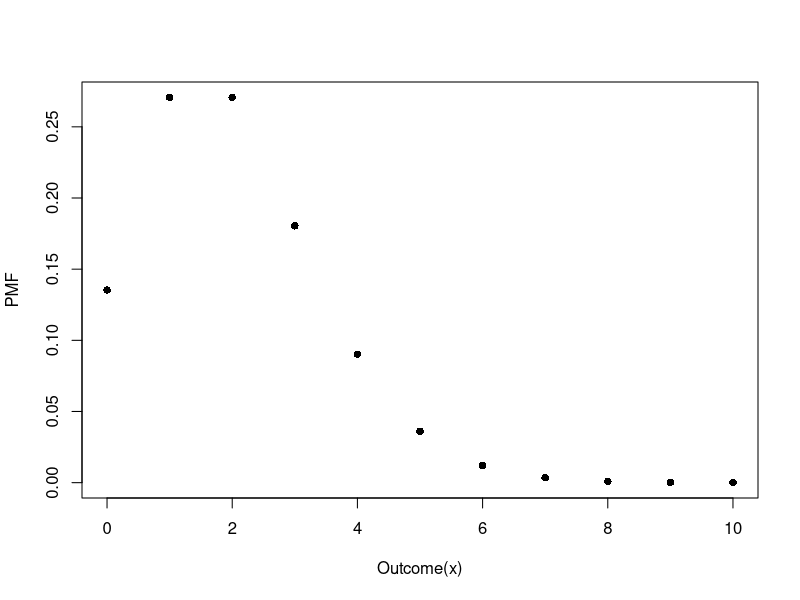
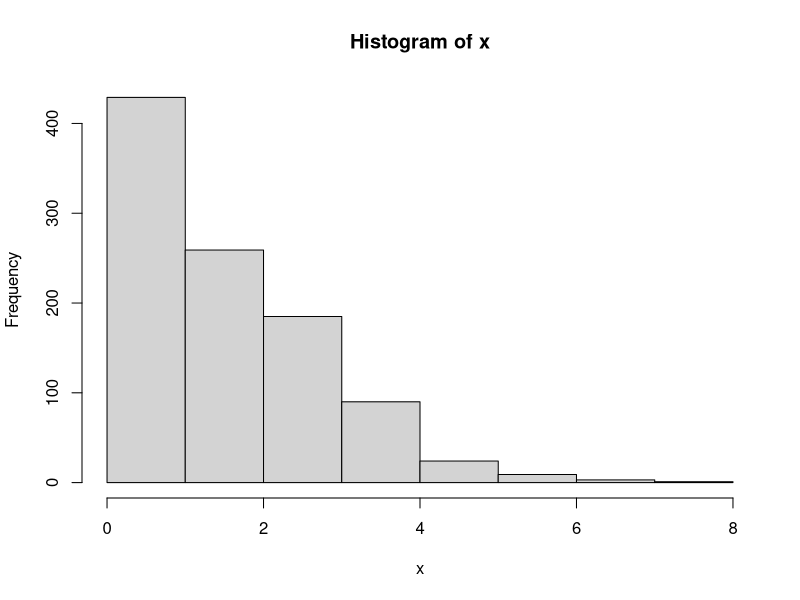
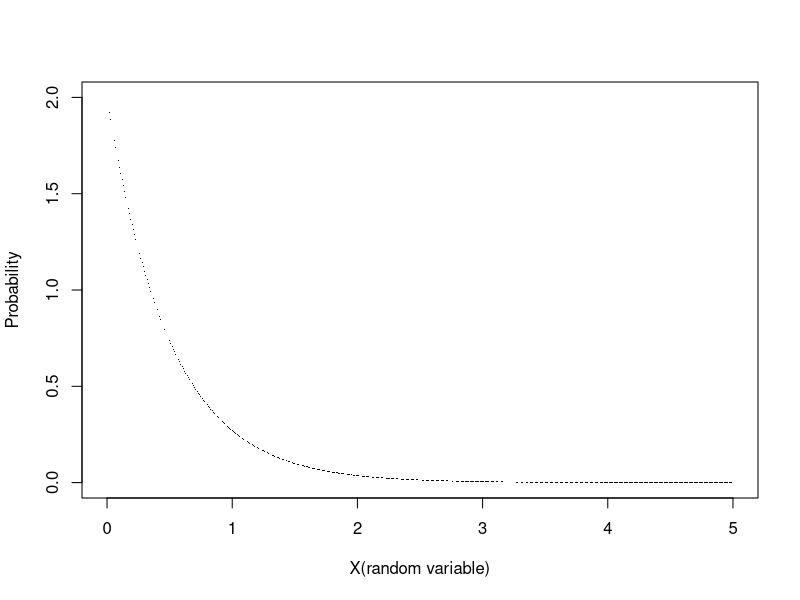
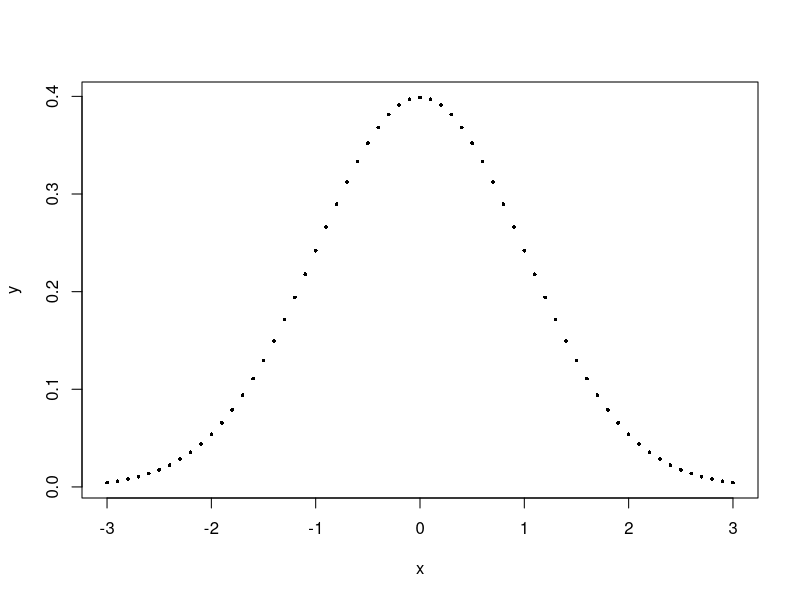
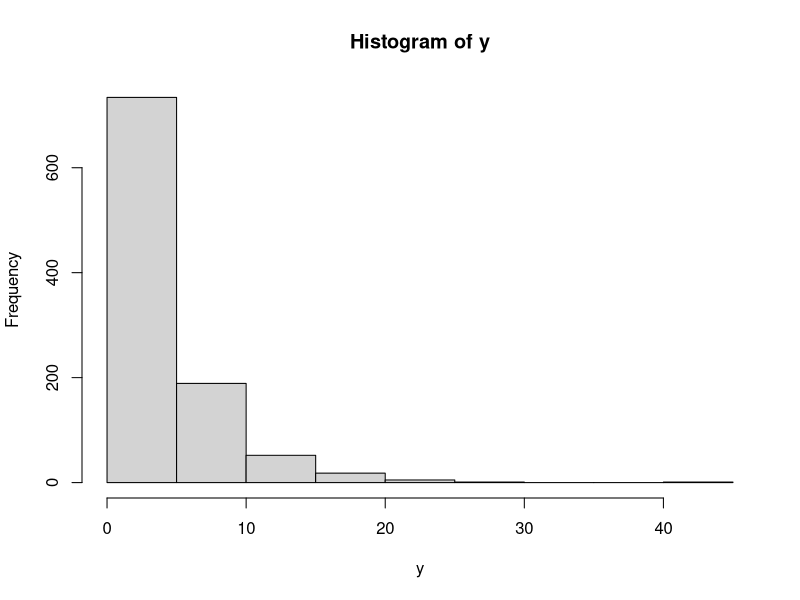
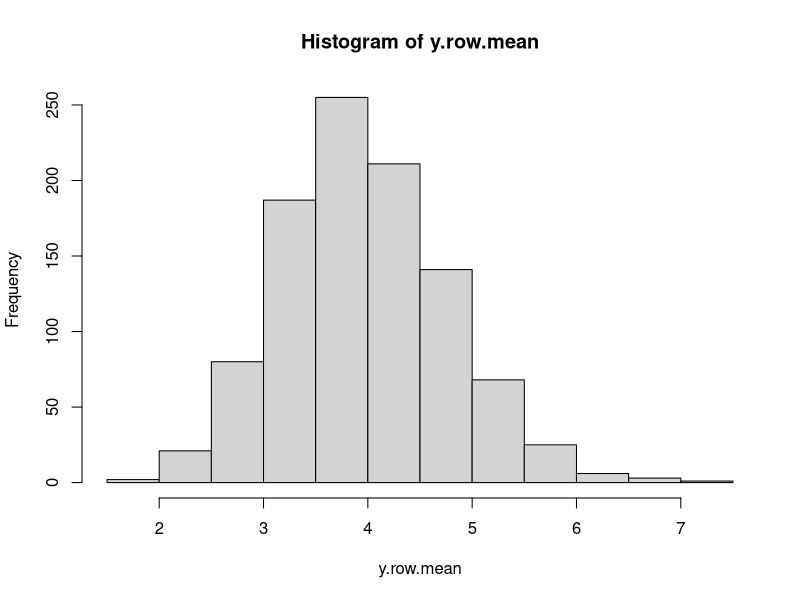

Write R code to recreate these figures, in order.


rm(list = ls())
graphics.off()


# Q3-2: X ~ Poisson(numda = 2) visualize the PMF
x <- 0:10
y <- dpois(x, lambda = 2)
plot(x, y, pch = 16, ylab = 'PMF', xlab = 'Outcome(x)')


# Q3-3: calculate the Poisson P(x=4) and P(x <= 3)
# 1. Pr(x = 4)
exp(-2)*2^4 / factorial(x = 4)
dpois(x = 4,lambda = 2)
# 2. Pr(x<=3)
sum(dpois(0:3, lambda = 2))
ppois(3, lambda = 2)
exp(-2)*(2^3/factorial(3)+2^2/factorial(2)+2^1/factorial(1))

# Q3-4: simulate Poisson with lambda = 2
x <- rpois(1000,lambda = 2)
x
hist(x)

set.seed(123)
x <- rpois(10, lambda = 2)
y <- rpois(10, lambda = 2)
x == y # not equal
# reset seeds
set.seed(123)
z = rpois(10, lambda = 2)
x == z # should be all equaled

# Q4-4: X~Exponential(lambda = 2). Plot the PDF of X for Rx=[0,5] with interval 0.01
inter <- seq(0,5,0.01)
Pr_X <- dexp(x = inter, rate = 2)
plot(inter, Pr_X, pch = 16, cex = 0.1, xlab = 'X(random variable)', ylab = 'Probability')

# Q4-5: calculate the probability of an interval using PDF
integrate(dexp, lower = 0, upper = 1, rate = 2)

# Q5-1: Plot standard normal distribution from -3 to 3
x <- seq(-3,3,0.1)
y <- dnorm(mean = 0, sd = 1, x = x)
plot(x, y, pch = 16, cex = 0.5)

integrate(dnorm, lower = 2, upper = 3)
pnorm(3)-pnorm(2)
integrate(dnorm, lower = -1.96, upper = 1.96)
pnorm(1.96)-pnorm(-1.96)

# Q6: CLT:Central limit theorem
y <- rnbinom(1000, 1, 0.2)
hist(y)
y <- matrix(rnbinom(30*1000, 1, 0.2), nrow = 1000, ncol = 30)
y.row.mean <- apply(y, 1, mean)
hist(y.row.mean)
